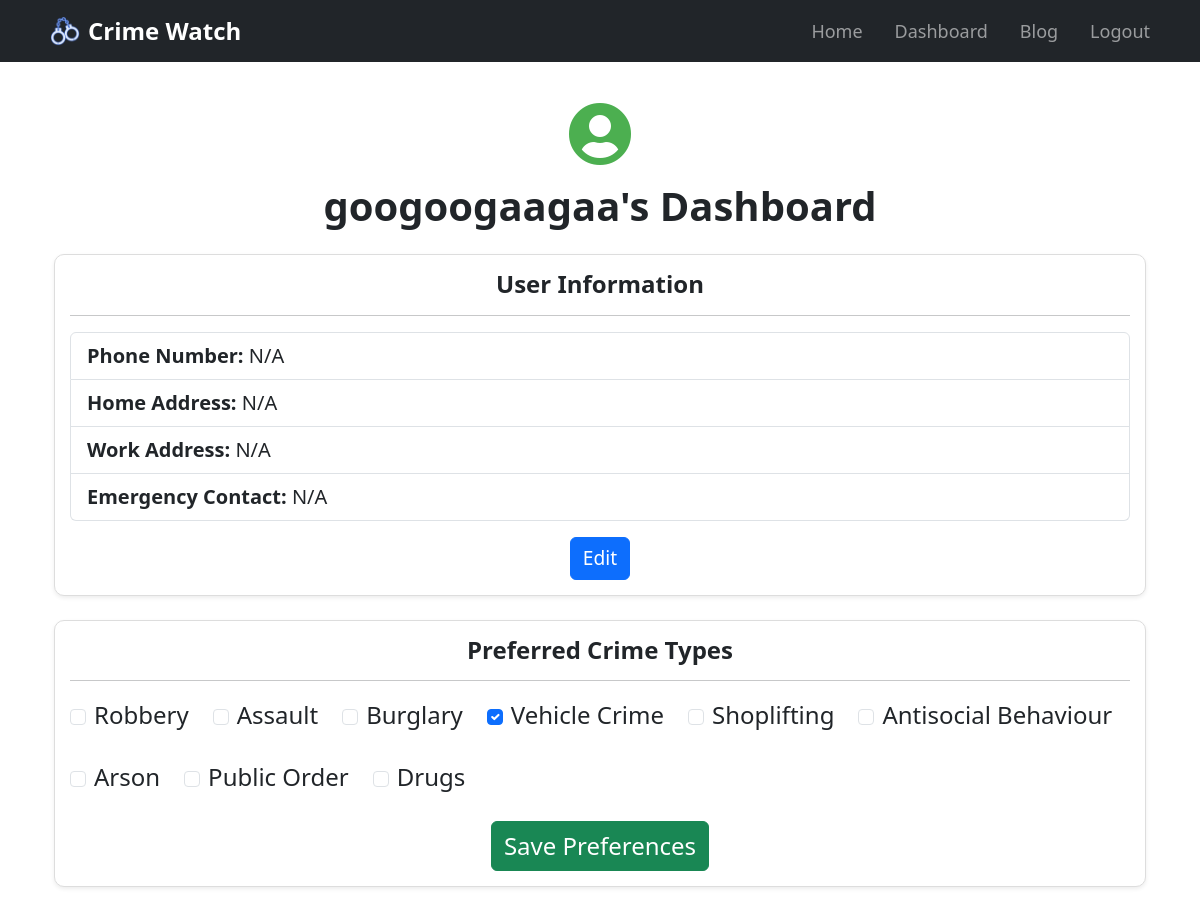
Page /dashboard (signed in) on the committed database.
### app/models.py (models this page shows, shortened)
class User(UserMixin, db.Model):
    id = db.Column(db.Integer, primary_key=True)
    username = db.Column(db.String(150), nullable=False, unique=True)
    email = db.Column(db.String(150), nullable=False, unique=True)
    password = db.Column(db.String(150), nullable=False)
    phone_number = db.Column(db.String(20))
    home_address = db.Column(db.String(255))
    work_address = db.Column(db.String(255))
    emergency_contact = db.Column(db.String(150))
    bookmarked_locations = db.Column(db.String(500))  # Can store multiple locations as a string
    notification_radius = db.Column(db.Float, default=1.0)  # Radius in km
    crime_preferences = db.Column(db.String(500), nullable=True, default="")  # Default value is an empty string

### app/views.py (the view)
@views.route('/dashboard')
@login_required
def dashboard():
    crime_preferences = current_user.crime_preferences or ""  # Default to an empty string
    recommendations = get_safety_recommendations(current_user)
    return render_template(
        'dashboard.html',
        user=current_user,
        recommendations=recommendations,
    )

### app/views.py (called while the page is built, shortened)
def get_safety_recommendations(user):
    if not user.bookmarked_locations:
        return ["No bookmarked locations found. Please add a location to receive safety recommendations."]

### app/templates/dashboard.html (shortened to what this page needs)
{% extends "base.html" %}
{% block content %}
<div class="container py-3">
    <div class="text-center mb-4">
        <i class="fas fa-user-circle" style="font-size: 4rem; color: #4caf50;"></i>
        <h2 class="my-3" style="font-size: 2.5rem;">{{ user.username }}'s Dashboard</h2>
    </div>
    <div class="card shadow-sm mb-4">
        <div class="card-body">
            <h4 class="card-title text-center" style="font-size: 1.5rem;">User Information</h4>
            <hr>
            <ul class="list-group text-start" style="font-size: 1.25rem;">
                <li class="list-group-item"><strong>Phone Number:</strong> {{ user.phone_number or 'N/A' }}</li>
                <li class="list-group-item"><strong>Home Address:</strong> {{ user.home_address or 'N/A' }}</li>
                <li class="list-group-item"><strong>Work Address:</strong> {{ user.work_address or 'N/A' }}</li>
                <li class="list-group-item"><strong>Emergency Contact:</strong> {{ user.emergency_contact or 'N/A' }}</li>
            </ul>
            <div class="text-center mt-3">
                <button type="button" class="btn btn-primary" style="font-size: 1.2rem;" data-bs-toggle="modal" data-bs-target="#editModal">
                    Edit
                </button>
            </div>
        </div>
    </div>
    <div class="card shadow-sm">
        <div class="card-body">
            <h4 class="card-title text-center" style="font-size: 1.5rem;">Preferred Crime Types</h4>
            <hr>
            <form method="POST" action="{{ url_for('views.update_preferences') }}">
                {% set crime_types = [
                    "Robbery", "Assault", "Burglary", "Vehicle Crime", "Shoplifting",
                    "Antisocial Behaviour", "Arson", "Public Order", "Drugs"
                ] %}
                <div class="d-flex flex-wrap" style="font-size: 1.0rem; gap: 1.5rem;">
                    {% for crime in crime_types %}
                    <div class="form-check d-flex align-items-center">
                        <input class="form-check-input me-2" type="checkbox" name="crime_preferences" value="{{ crime }}" id="crime-{{ crime|lower|replace(' ', '-') }}"
                               {% if user.crime_preferences and crime in user.crime_preferences %}checked{% endif %}>
                        <label class="form-check-label" for="crime-{{ crime|lower|replace(' ', '-') }}" style="font-size: 1.5rem;">{{ crime }}</label>
                    </div>
                    {% endfor %}
                </div>
                <div class="text-center mt-4">
                    <button type="submit" class="btn btn-success" style="font-size: 1.5rem;">Save Preferences</button>
                </div>
            </form>
        </div>
    </div>
</div>
{% endblock %}

### app/templates/base.html (shortened to what this page needs)
<!DOCTYPE html>
<html lang="en">
    <head>
        <link href="https://cdn.jsdelivr.net/npm/bootstrap@5.3.0/dist/css/bootstrap.min.css" rel="stylesheet">
        <link rel="stylesheet" href="https://cdnjs.cloudflare.com/ajax/libs/font-awesome/5.15.4/css/all.min.css">
        <link rel="stylesheet" href="https://unpkg.com/leaflet@1.7.1/dist/leaflet.css" />
        <link rel="stylesheet" href="https://unpkg.com/leaflet-control-geocoder/dist/Control.Geocoder.css" />
        <link rel="stylesheet" href="{{ url_for('static', filename='styles.css') }}">
    </head>
<body>
    <nav class="navbar navbar-expand-lg navbar-dark bg-dark">
        <div class="container">
            <a class="navbar-brand d-flex align-items-center" href="{{ url_for('views.home') }}" style="font-size: 1.5rem;">
                <img src="{{ url_for('static', filename='Icon.png') }}" alt="App Icon" width="30" height="30" class="me-2">
                Crime Watch
            </a>
            <div class="collapse navbar-collapse" id="navbarNav">
                <ul class="navbar-nav ms-auto">
                    <li class="nav-item">
                        <a class="nav-link" href="{{ url_for('views.home') }}">Home</a>
                    </li>
                    {% if user and user.is_authenticated %}
                        <li class="nav-item">
                            <a class="nav-link" href="{{ url_for('views.dashboard') }}">Dashboard</a>
                        </li>
                        <li class="nav-item">
                            <a class="nav-link" href="{{ url_for('blog.blog_page') }}">Blog</a>
                        </li>
                        <li class="nav-item">
                            <a class="nav-link" href="{{ url_for('auth.logout') }}">Logout</a>
                        </li>
                    {% endif %}
                </ul>
            </div>
        </div>
    </nav>
    <main class="container my-4">
        {% block content %}{% endblock %}
    </main>
</body>
</html>

### app/static/styles.css (style rules this page uses)
nav { display: flex; justify-content: space-around; background-color: #333; padding: 1rem; }
nav ul { list-style: none; display: flex; gap: 1rem; }
nav a { color: white; text-decoration: none; padding: 0.5rem; border-radius: 5px; }
.navbar-brand { font-size: 1.8rem; font-weight: bold; }
body { font-size: 18px; }
h1, h2, h3, h4, h5, h6 { font-size: larger; font-weight: bold; }
button { font-size: 16px; }
.navbar-nav .nav-link { font-size: 18px; }
label, input, select, textarea { font-size: 16px; }
.card { border: 1px solid #ddd; border-radius: 10px; }
.card-body { padding: 15px; }

### rows in the picture
User: username "googoogaagaa", phone_number "N/A", home_address "N/A", work_address "N/A", emergency_contact "N/A", crime_preferences "☑"

### other values in the picture
{{ crime }} "Robbery" "Assault" "Burglary" "Vehicle Crime" "Shoplifting" "Antisocial Behaviour" "Arson" "Public Order" "Drugs"
